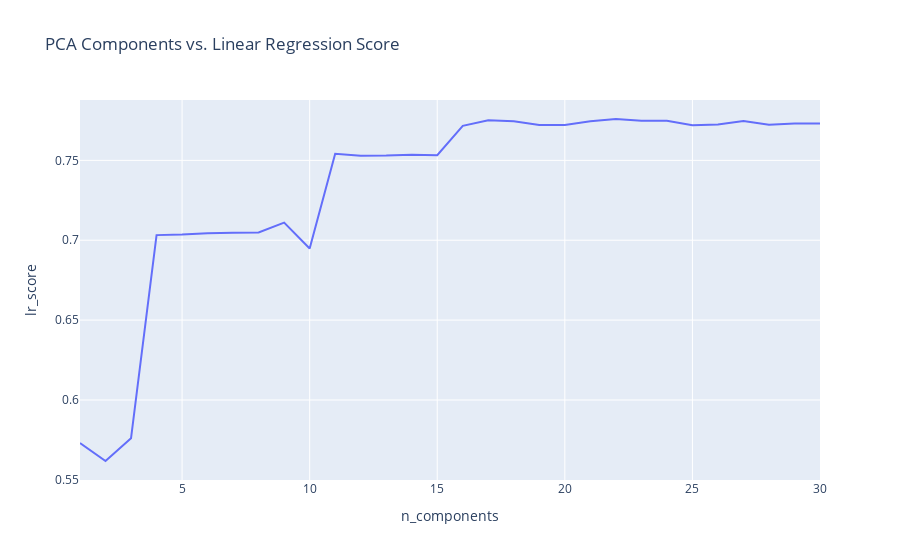

The notebook cell this image was saved under:
### Markdown cell above
The following is an exploration into the efficacy of PCA with this data set. 

We plan to create PCA groups and test them against a linear regression to see if there is improved performance with a specified number of PCA components.

### Code cell
n_components = []
lr_score = []

for i in range(1, 31):
    pca_model = PCA(n_components = i)
    pca_model.fit(X_train)
    X_train_pca = pd.DataFrame(pca_model.transform(X_train))
    X_test_pca = pd.DataFrame(pca_model.transform(X_test))
    
    model = LinearRegression()
    model.fit(X_train_pca, y_train)
    
    n_components.append(i)
    lr_score.append(model.score(X_test_pca, y_test))
    
pca_results = pd.DataFrame({'n_components':n_components, 'lr_score':lr_score})

fig = px.line(pca_results, x='n_components', y='lr_score', title='PCA Components vs. Linear Regression Score')
fig.show()

### Figure 1 — Plotly figure (JSON) as saved in the notebook; plotly's stock layout.template omitted (floating-point values rounded to 4 significant figures)
{"data": [{"hovertemplate": "n_components=%{x}<br>lr_score=%{y}<extra></extra>", "legendgroup": "", "line": {"color": "#636efa", "dash": "solid"}, "marker": {"symbol": "circle"}, "mode": "lines", "name": "", "orientation": "v", "showlegend": false, "type": "scatter", "x": [1, 2, 3, 4, 5, 6, 7, 8, 9, 10, 11, 12, 13, 14, 15, 16, 17, 18, 19, 20, 21, 22, 23, 24, 25, 26, 27, 28, 29, 30], "xaxis": "x", "y": [0.5731, 0.5618, 0.576, 0.7032, 0.7035, 0.7044, 0.7047, 0.7048, 0.711, 0.6948, 0.7541, 0.7529, 0.753, 0.7535, 0.7533, 0.7716, 0.7751, 0.7744, 0.7722, 0.7721, 0.7745, 0.7759, 0.7748, 0.7748, 0.7719, 0.7724, 0.7746, 0.7723, 0.7731, 0.7731], "yaxis": "y"}], "layout": {"legend": {"tracegroupgap": 0}, "title": {"text": "PCA Components vs. Linear Regression Score"}, "xaxis": {"anchor": "y", "domain": [0, 1], "title": {"text": "n_components"}}, "yaxis": {"anchor": "x", "domain": [0, 1], "title": {"text": "lr_score"}}}}
